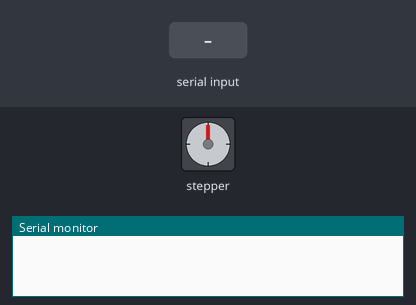
Bench run of a sketch on a simulated Arduino Uno, built with avr-gcc and run on an emulated ATmega328P. Parts: stepper motor, the last lines printed to the serial monitor. Wiring (inferred from the names in the program): stepper motor driver (200 steps per turn assumed): step pin 12; direction pin 11. The inputs (shaded band) are chosen by the test bench.

Above: at 1.2 s.
1.3 s: "90,45\n" received over Serial
At 4.0 s:
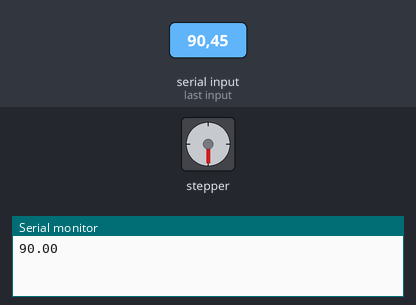
4.3 s: "30,150\n" received over Serial
At 6.7 s:
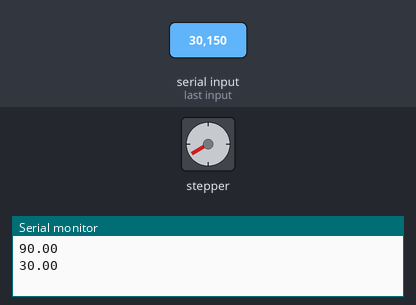
7.0 s: "5\n" received over Serial
At 9.0 s:
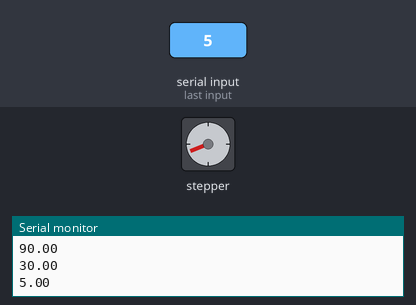
9.5 s: "200\n" received over Serial
At 12.4 s:
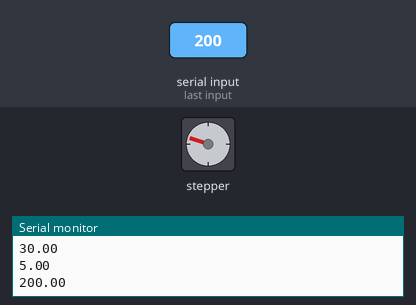
12.5 s: "90\n" received over Serial
At 14.8 s:
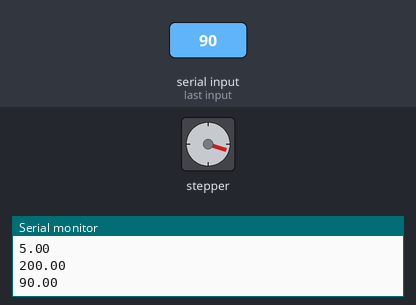
15.5 s: "200\n" received over Serial
At 18.6 s:
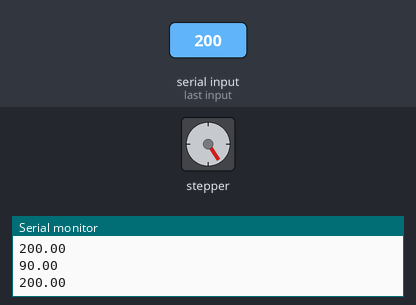
Timing chart, 0 to 19.5 s (numbered marks = the images above; inputs shaded):
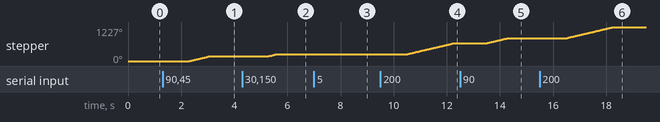

Measured:
- after the input at 1.3 s, stepper: turns 180° clockwise in 0.79 s, starting after 1.0 s
- after the input at 4.3 s, stepper: turns 59° clockwise in 0.26 s, starting after 1.0 s
- after the input at 9.5 s, stepper: keeps turning clockwise at about 226°/s, starting after 1.0 s
- after the input at 12.5 s, stepper: turns 180° clockwise in 0.79 s, starting after 1.0 s
- after the input at 15.5 s, stepper: turns 399° clockwise in 1.8 s, starting after 1.0 s

The sketch:

1.ino
```cpp
#define STEPIN 12
#define DIRIN 11
#define ENBIN 10
String inputString; //input from RPi
float angle;        //store howmuch angle to be turned
// int x;


void setup()
{
  Serial.begin(9600);
  pinMode(STEPIN,OUTPUT);
  pinMode(DIRIN,OUTPUT);
//  pinMode(ENBIN,OUTPUT);
  digitalWrite(ENBIN,HIGH); //active low
}


//assume maximum microstepping for precise control
//pulse/rev =200
//angle turned per pulse = 360/200 = 1.8degree
//no of pulses to turn by x degree = x/1.8

void turnCW(float angle){
    int numPulses = 2*angle*(1/1.8);
    digitalWrite(DIRIN,HIGH);

  for (int i =0;i<numPulses;i++){
    digitalWrite(STEPIN,HIGH);
//    Serial.print(1);
    delay(4);
    digitalWrite(STEPIN,LOW);
//    Serial.print(0);
    delay(4);
    while (Serial.available()){
      i=numPulses;}
  }
}


void turnCCW(float angle){
    int numPulses = 2*(1/1.8)*angle;
    digitalWrite(DIRIN,LOW);

  for (int i =0;i<numPulses;i++){
    digitalWrite(STEPIN,HIGH);
    delay(4);
    digitalWrite(STEPIN,LOW);
    delay(4);
    while (Serial.available()){
      i=numPulses;}
  }
}


void loop()
{
  while(!Serial.available()){}
  while (Serial.available()){
  inputString=Serial.readString();
  angle = inputString.toFloat();
  Serial.println(angle);
  }


  if (angle>=0){
  turnCW(angle);
  angle=0;
  }


  if (angle<0){
  turnCCW(-angle);
  angle=0;
  }
}
```
